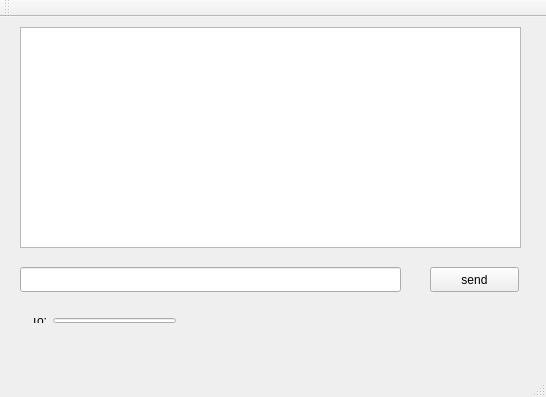
<?xml version="1.0" encoding="UTF-8"?>
<ui version="4.0">
 <class>MainWindow</class>
 <widget class="QMainWindow" name="MainWindow">
  <property name="geometry">
   <rect>
    <x>0</x>
    <y>0</y>
    <width>546</width>
    <height>397</height>
   </rect>
  </property>
  <property name="windowTitle">
   <string>MainWindow</string>
  </property>
  <widget class="QWidget" name="centralWidget">
   <widget class="QTextEdit" name="Content_textEdit">
    <property name="geometry">
     <rect>
      <x>20</x>
      <y>10</y>
      <width>501</width>
      <height>221</height>
     </rect>
    </property>
    <property name="readOnly">
     <bool>true</bool>
    </property>
   </widget>
   <widget class="QLineEdit" name="message_lineEdit">
    <property name="geometry">
     <rect>
      <x>20</x>
      <y>250</y>
      <width>381</width>
      <height>25</height>
     </rect>
    </property>
   </widget>
   <widget class="QPushButton" name="send_pushButton">
    <property name="geometry">
     <rect>
      <x>430</x>
      <y>250</y>
      <width>89</width>
      <height>25</height>
     </rect>
    </property>
    <property name="text">
     <string>send</string>
    </property>
   </widget>
   <widget class="QWidget" name="">
    <property name="geometry">
     <rect>
      <x>20</x>
      <y>290</y>
      <width>167</width>
      <height>27</height>
     </rect>
    </property>
    <layout class="QHBoxLayout" name="horizontalLayout">
     <item>
      <widget class="QLabel" name="label">
       <property name="text">
        <string>To:</string>
       </property>
      </widget>
     </item>
     <item>
      <widget class="QLineEdit" name="to_lineEdit"/>
     </item>
    </layout>
   </widget>
  </widget>
  <widget class="QMenuBar" name="menuBar">
   <property name="geometry">
    <rect>
     <x>0</x>
     <y>0</y>
     <width>546</width>
     <height>28</height>
    </rect>
   </property>
  </widget>
  <widget class="QToolBar" name="mainToolBar">
   <attribute name="toolBarArea">
    <enum>TopToolBarArea</enum>
   </attribute>
   <attribute name="toolBarBreak">
    <bool>false</bool>
   </attribute>
  </widget>
  <widget class="QStatusBar" name="statusBar"/>
 </widget>
 <layoutdefault spacing="6" margin="11"/>
 <resources/>
 <connections/>
</ui>
